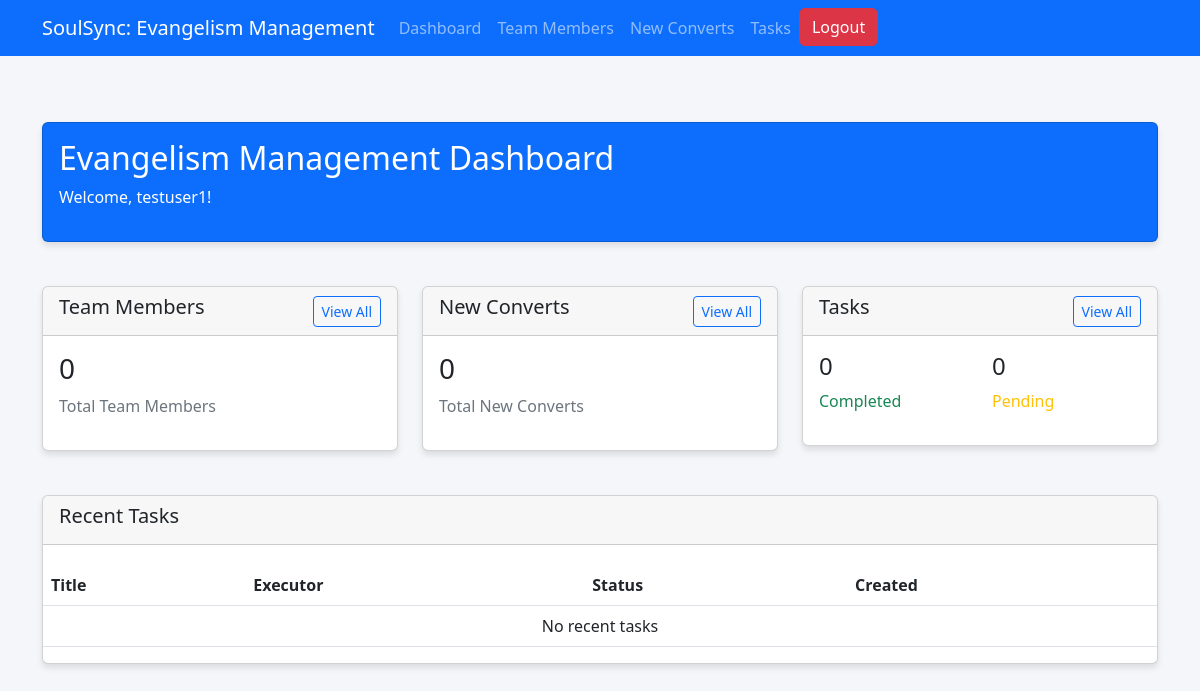
/dashboard/ (signed in), run on an earlier commit of the app's database.
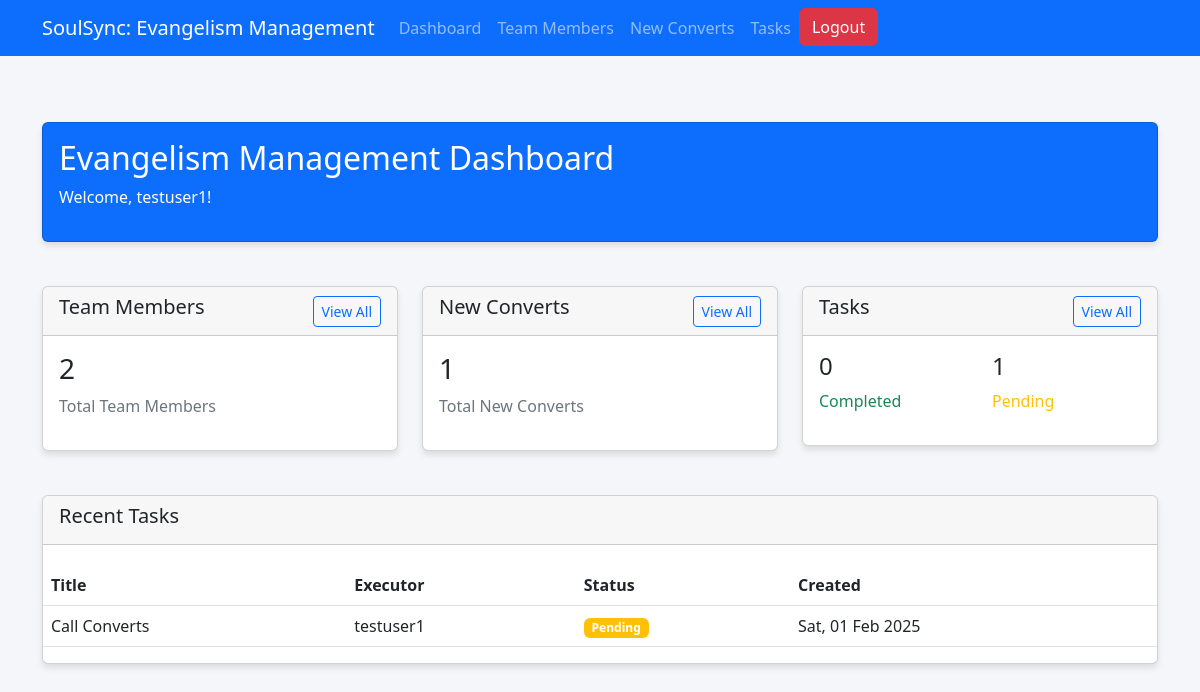
And on a later commit of the database.
### core/models.py (models this page shows, shortened)
class Task (models.Model):
    task_owner = models.ForeignKey(CustomUser, on_delete=models.SET_NULL, null=True, blank=True, related_name="task_owner")
    task_executor = models.ForeignKey(CustomUser, on_delete=models.SET_NULL, null=True, blank=True, related_name="task_executor")
    title = models.CharField(max_length=100)
    description = models.TextField()
    completed = models.BooleanField(default=False)
    updated_at = models.DateTimeField(auto_now=True)
    date_created = models.DateTimeField(auto_now_add=True)
    class Meta:
        verbose_name_plural = "Tasks"

class CustomUser(AbstractUser):
    USER_TYPES = (
        ('admin', 'Admin'),
        ('user', 'User'),
    )
    user_type = models.CharField(max_length=20, choices=USER_TYPES, default='user')
    phone_number = models.CharField(max_length=20, null=True, blank=True)

### core/views.py (the view)
# urls.py: path('dashboard/', views.dashboard, name='dashboard'),
@login_required
def dashboard(request):
    user = request.user
    if user.user_type == 'admin':
        context = {
            'team_member_count': EvangelismTeamMember.objects.count(),
            'new_convert_count': NewConvert.objects.count(),
            'completed_tasks': Task.objects.filter(completed=True).count(),
            'pending_tasks': Task.objects.filter(completed=False).count(),
            'recent_tasks': Task.objects.order_by('-date_created')[:5]
        }
    else:
        context = {
            'team_member_count': EvangelismTeamMember.objects.count(), # remove this line
            'new_convert_count': NewConvert.objects.filter(user=user).count(),
            'completed_tasks': Task.objects.filter(completed=True, task_executor=user).count(),
            'pending_tasks': Task.objects.filter(completed=False, task_executor=user).count(),
            'recent_tasks': Task.objects.order_by('-date_created')[:5]
        }
    return render(request, 'evangelism/dashboard.html', context)

### core/templates/evangelism/dashboard.html (shortened to what this page needs)
{% extends 'evangelism/base.html' %}
{% block content %}
<div class="row mt-5">
    <div class="col-12 mb-4 mt-1">
        <div class="card bg-primary text-white">
            <div class="card-body">
                <h2>Evangelism Management Dashboard</h2>
                <p>Welcome, {{ user.username }}!</p>
            </div>
        </div>
    </div>
    <div class="col-md-4">
        <div class="card">
            <div class="card-header d-flex justify-content-between align-items-center">
                <h5>Team Members</h5>
                <a href="{% url 'team_member_list' %}" class="btn btn-sm btn-outline-primary">View All</a>
            </div>
            <div class="card-body">
                <h3>{{ team_member_count }}</h3>
                <p class="text-muted">Total Team Members</p>
            </div>
        </div>
    </div>
    <div class="col-md-4">
        <div class="card">
            <div class="card-header d-flex justify-content-between align-items-center">
                <h5>New Converts</h5>
                <a href="{% url 'new_convert_list' %}" class="btn btn-sm btn-outline-primary">View All</a>
            </div>
            <div class="card-body">
                <h3>{{ new_convert_count }}</h3>
                <p class="text-muted">Total New Converts</p>
            </div>
        </div>
    </div>
    <div class="col-md-4">
        <div class="card">
            <div class="card-header d-flex justify-content-between align-items-center">
                <h5>Tasks</h5>
                <a href="{% url 'task_list' %}" class="btn btn-sm btn-outline-primary">View All</a>
            </div>
            <div class="card-body">
                <div class="row">
                    <div class="col-6">
                        <h4>{{ completed_tasks }}</h4>
                        <p class="text-success">Completed</p>
                    </div>
                    <div class="col-6">
                        <h4>{{ pending_tasks }}</h4>
                        <p class="text-warning">Pending</p>
                    </div>
                </div>
            </div>
        </div>
    </div>
    <div class="col-12 mt-4">
        <div class="card">
            <div class="card-header">
                <h5>Recent Tasks</h5>
            </div>
            <div class="d-none d-md-block table-responsive">
                <table class="table table-hover">
                    <thead>
                        <tr>
                            <th>Title</th>
                            <th>Executor</th>
                            <th>Status</th>
                            <th>Created</th>
                        </tr>
                    </thead>
                    <tbody>
                        {% for task in recent_tasks %}
                        <tr>
                            <td>{{ task.title }}</td>
                            <td>{{ task.task_executor.username }}</td>
                            <td>
                                {% if task.completed %}
                                    <span class="badge bg-success">Completed</span>
                                {% else %}
                                    <span class="badge bg-warning">Pending</span>
                                {% endif %}
                            </td>
                            <td>{{ task.date_created|date:"D, d M Y" }}</td>
                        </tr>
                        {% empty %}
                        <tr>
                            <td colspan="4" class="text-center">No recent tasks</td>
                        </tr>
                        {% endfor %}
                    </tbody>
                </table>
            </div>
        </div>
    </div>
</div>
{% endblock %}

What changed in the data, as far as the page shows it:
added Task: title "Call Converts", task_executor.username "testuser1", completed "Pending", date_created "Sat, 01 Feb 2025"
Also different on the page:
{{ team_member_count }}: "0" → "2"
{{ new_convert_count }}: "0" → "1"
{{ pending_tasks }}: "0" → "1"
text no longer shown: "No recent tasks"
